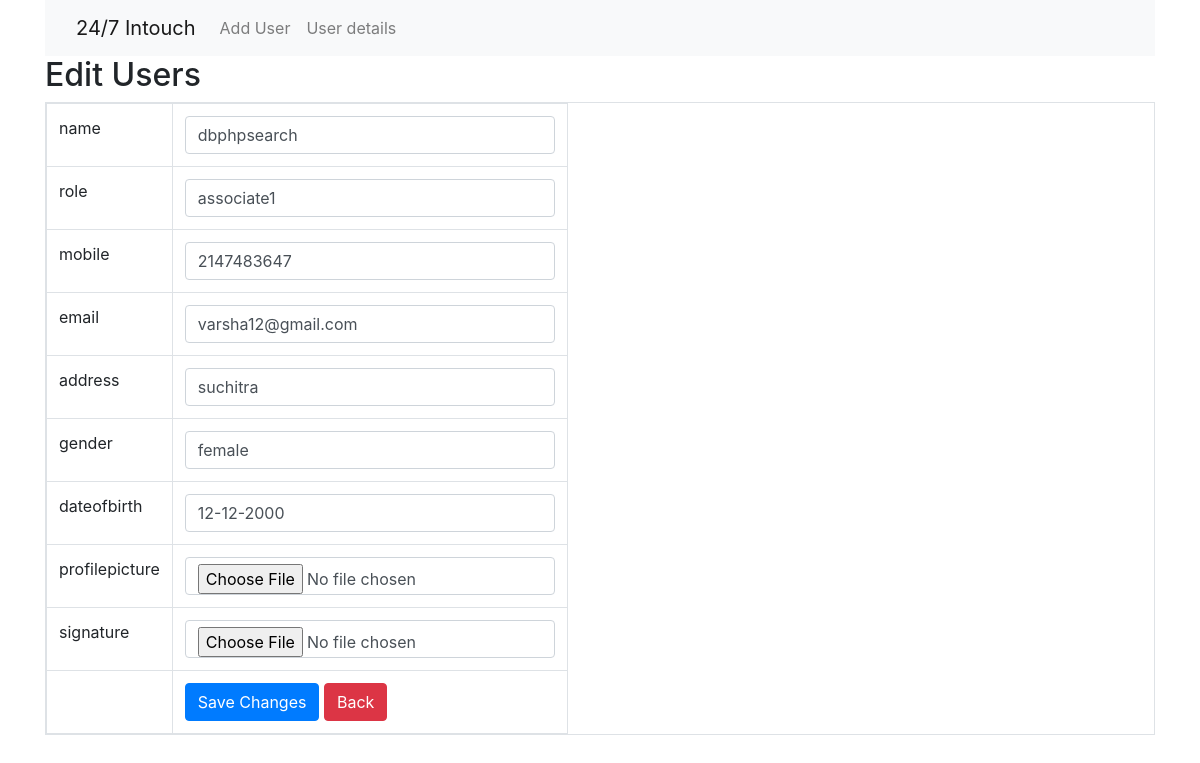
/management/super-admin/update.php?id=11, run on the app's committed database.
### tables this page shows
CREATE TABLE `details` (
  `id` int(255) NOT NULL,
  `name` varchar(255) NOT NULL,
  `role` varchar(255) NOT NULL,
  `mobile` int(255) NOT NULL,
  `email` varchar(255) NOT NULL,
  `address` varchar(255) NOT NULL,
  `gender` varchar(255) NOT NULL,
  `dateofbirth` varchar(255) NOT NULL,
  `profilepicture` varchar(255) NOT NULL,
  `signature` varchar(255) NOT NULL
);

### management/super-admin/update.php (the view, shortened to what this page needs)
<?php
require_once 'header.php';
?>
<body>
<div class="container">
        <div class="page-header">
            <h2>Edit Users</h2>
        </div>
        <?php
        $id=isset($_GET['id']) ? $_GET['id'] : die('ERROR: Users not found.');
        include 'connection.php';
        try{
        	$query ="SELECT id, name, role, mobile, email, address, gender, dateofbirth, profilepicture, signature FROM Details WHERE id = ? LIMIT 0,1";
    	$stmt = $conn->prepare($query);
    	$stmt->bindParam(1, $id);
    	$stmt->execute();
    	$row = $stmt->fetch(PDO::FETCH_ASSOC);
    	$name = $row['name'];
    	$role = $row['role'];
    	$mobile = $row['mobile'];
    	$email = $row['email'];
        $address = $row['address'];
    	$gender = $row['gender'];
        $dateofbirth = $row['dateofbirth'];
        $profilepicture = $row['profilepicture'];
        $signature = $row['signature'];
        }
        catch(PDOException $e){
        	die('ERROR: ' . $e->getMessage());
        }
        ?>
        <form action="<?php echo htmlspecialchars($_SERVER["PHP_SELF"] . "?id={$id}");?>" method="post">
    <table class='table table-hover table-responsive table-bordered'>
        <tr>
            <td>name</td>
            <td><input type='text' name='name' value="<?php echo $name; ?>" class='form-control' /></td>
        </tr>
        <tr>
            <td>role</td>
            <td><input type='text' name='role'  value="<?php echo $role; ?>" class='form-control'/></td>
        </tr>
        <tr>
            <td>mobile</td>
            <td><input type='text' name='mobile' value="<?php echo $mobile; ?>" class='form-control' /></td>
        </tr>
        <tr>
            <td>email</td>
            <td><input type='text' name='email' value="<?php echo $email; ?>" class='form-control' /></td>
        </tr>
        <tr>
            <td>address</td>
            <td><input type='text' name='address' value="<?php echo $address; ?>" class='form-control' /></td>
        </tr>
        <tr>
            <td>gender</td>
            <td><input type='text' name='gender' value="<?php echo $gender; ?>" class='form-control' /></td>
        </tr>
        <tr>
            <td>dateofbirth</td>
            <td><input type='text' name='dateofbirth' value="<?php echo $dateofbirth; ?>" class='form-control' /></td>
        </tr>
        <tr>
            <td>profilepicture</td>
            <td><input type='file' name='profilepicture' value="<?php echo $profilepicture; ?>" class='form-control' /></td>
        </tr>
        <tr>
            <td>signature</td>
            <td><input type='file' name='signature' value="<?php echo $signature; ?>" class='form-control' /></td>
        </tr>
        <tr>
            <td></td>
            <td>
                <input type='submit' value='Save Changes' class='btn btn-primary' />
                <a href='add-login.php' class='btn btn-danger'>Back</a>
            </td>
        </tr>
    </table>
</form>
    </div>
</body>

### data on the page
details: name "dbphpsearch", role "associate1", mobile "2147483647", email "varsha12@gmail.com", address "suchitra", gender "female", dateofbirth "12-12-2000"
